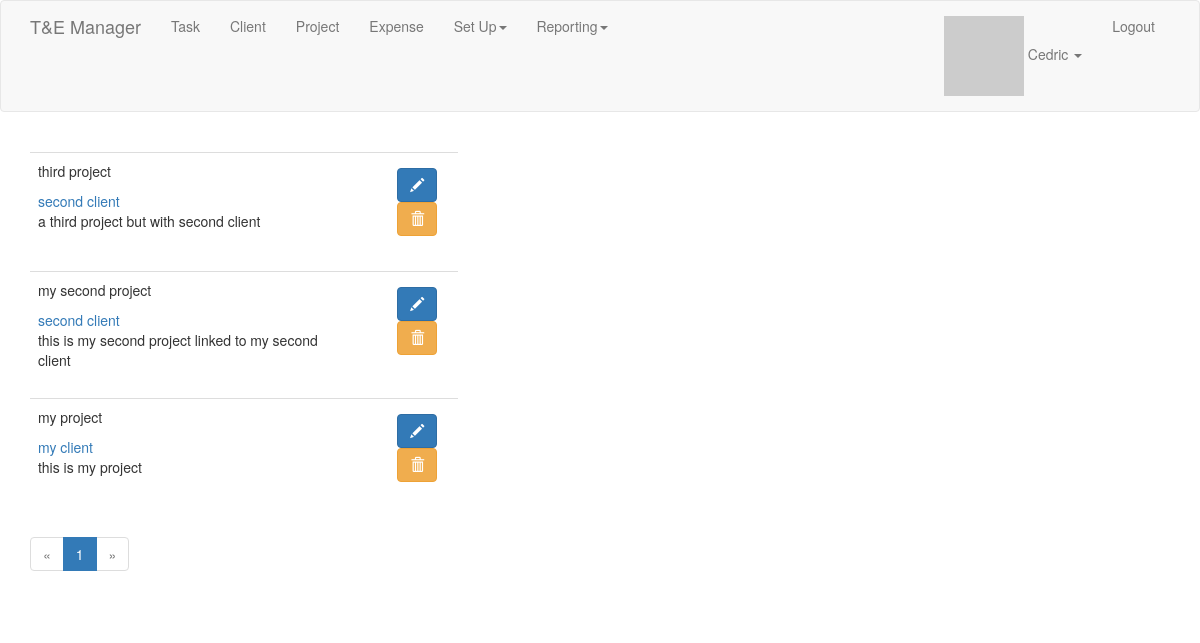
The page /list_of_projects (signed in) on the database its author committed.
### app/models.py (models this page shows, shortened)
class User(UserMixin, db.Model):
    id = db.Column(db.Integer, primary_key=True)
    username = db.Column(db.String(64), index=True, unique=True)
    email = db.Column(db.String(120), index=True, unique=True)
    password_hash = db.Column(db.String(128))
    tasks = db.relationship('Task', backref='user_task', lazy='dynamic')
    about_me = db.Column(db.String(140))
    last_seen = db.Column(db.DateTime, default=datetime.utcnow)
    followed = db.relationship(
        'User', secondary=followers,
        primaryjoin=(followers.c.follower_id == id),
        secondaryjoin=(followers.c.followed_id == id),
        backref=db.backref('followers', lazy='dynamic'), lazy='dynamic')
    clients = db.relationship('Client', backref='user_client', lazy='dynamic')
    projects = db.relationship('Project', backref='user_project', lazy='dynamic')
    role_id = db.Column(db.Integer, db.ForeignKey('role.id'))
    def avatar(self, size):
        digest = md5(self.email.lower().encode('utf-8')).hexdigest()
        return 'https://www.gravatar.com/avatar/{}?d=identicon&s={}'.format(digest, size)

class Project(db.Model):
    id = db.Column(db.Integer, primary_key=True)
    name = db.Column(db.String(64), index=True)
    description = db.Column(db.String(128))
    tasks = db.relationship('Task', backref='project_task', lazy='dynamic')
    user_id = db.Column(db.Integer, db.ForeignKey('user.id'))
    client_id = db.Column(db.Integer, db.ForeignKey('client.id'))

class Client(db.Model):
    id = db.Column(db.Integer, primary_key=True)
    name = db.Column(db.String(64), index=True)
    user_id = db.Column(db.Integer, db.ForeignKey('user.id'))
    address = db.Column(db.String(128))
    tasks = db.relationship('Task', backref='client_task', lazy='dynamic')
    projects = db.relationship('Project', backref='client_project', lazy='dynamic')

### app/projects/routes.py (the view)
@bp.route('/list_of_projects')
@login_required
def list_of_projects():
    page = request.args.get('page', 1, type=int)
    pagination = Project.query.order_by(Project.name.desc()).paginate(page, 5, False)
    projects = pagination.items
    return render_template('projects/list_of_projects.html', title='List of projects', projects=projects,
                           pagination=pagination)

### app/main/__init__.py (called while the page is built)
@bp.app_context_processor
def inject_permissions():
    return dict(Permission=Permission)

### app/main/routes.py (called while the page is built)
@bp.before_app_request
def before_request():
    if current_user.is_authenticated:
        current_user.last_seen = datetime.utcnow()
        db.session.commit()

### app/models.py (called while the page is built)
@login.user_loader
def load_user(id):
    return User.query.get(int(id))

### app/templates/projects/list_of_projects.html
{% extends "base.html" %}
{% import 'bootstrap/wtf.html' as wtf %}
{% import "_macros.html" as macros %}
{% block app_content %}
    <div class="pagination">
        {% for project in projects %}
            {% include 'projects/_project.html' %}
        {% endfor %}
    {{ macros.pagination_widget(pagination, 'projects.list_of_projects') }}
    </div>
{% endblock %}

### app/templates/base.html (shortened to what this page needs)
{% extends 'bootstrap/base.html' %}
{% block navbar %}
    <nav class="navbar navbar-default">
        <div class="container">
            <div class="navbar-header">
                {% if current_user.is_authenticated %}
                <a class="navbar-brand" href="{{ url_for('main.index') }}">T&E Manager</a>
                {% else %}
                <a class="navbar-brand" href="{{ url_for('auth.login') }}">T&E Manager</a>
                {% endif %}
            </div>
            <div class="collapse navbar-collapse" id="bs-example-navbar-collapse-1">
                <ul class="nav navbar-nav">
                    {% if current_user.is_authenticated %}
                    <li><a href="{{ url_for('tasks.add_task') }}">Task</a></li>
                    <li><a href="{{ url_for('clients.add_client') }}">Client</a></li>
                    <li><a href="{{ url_for('projects.add_project') }}">Project</a></li>
                    <li><a href="#">Expense</a></li>
                    <li class="dropdown"><a href="#" class="dropdown-toggle" data-toggle="dropdown">Set Up<b class="caret"></b></a>
                    <li class="dropdown"><a href="#" class="dropdown-toggle" data-toggle="dropdown">Reporting<b class="caret"></b></a>
                    </li>
                    {% endif %}
                </ul>
                <ul class="nav navbar-nav navbar-right">
                    {% if current_user.is_anonymous %}
                    <li><a href="{{ url_for('auth.register') }}">Register</a></li>
                    <li><a href="{{ url_for('auth.login') }}">Login</a></li>
                    {% else %}
                    <li class="dropdown"><a href="#" class="dropdown-toggle" data-toggle="dropdown"><img src="{{ current_user.avatar(size=18) }}"> {{ current_user.username }} <b class="caret"></b></a>
                    </li>
                    <li><a href="{{ url_for('auth.logout') }}">Logout</a></li>
                    {% endif %}
                </ul>
            </div>
        </div>
    </nav>
{% endblock %}
{% block content %}
    <div class="container">
        {% block app_content %}{% endblock %}
    </div>
{% endblock %}
{% block scripts %}
    <link rel="stylesheet" type="text/css" href="{{ url_for('static', filename='bootstrap-datetimepicker.min.css') }}" />
{% endblock %}

### app/templates/projects/_project.html
<table class="table table-hover">
    <tr>
        <td>
            <div class="row">
                <div class="col-md-9">
                    <p> {{ project.name }}</p>
                    <a href="{{ url_for('clients.edit_client', id=project.client_project.id) }}">{{ project.client_project.name }}</a><br>
                    {% autoescape false %}
                    {{ project.description | replace("\n", "<br/>") }}
                    {%  endautoescape %}
                </div>
                <div class="col-md-3">
                    <div class="btn pull-right">
                        <a class="btn btn-primary" href="{{ url_for('projects.edit_project', id=project.id) }}"><span class="glyphicon glyphicon-pencil"></span></a>
                        {% if current_user.is_administrator %}
                        <form method="post" action="{{ url_for('projects.delete_project', id=project.id) }}"><button type="submit" class="btn btn-warning"><span class="glyphicon glyphicon-trash"></span></button></form>
                        {% endif %}
                    </div>
                </div>
            </div>
        </td>
    </tr>
</table>

### rows shown on the page
User: username "Cedric"
Project: name "third project", client_project.name "second client", description "a third project but with second client"
Project: name "my second project", client_project.name "second client", description "this is my second project linked to my second client"
Project: name "my project", client_project.name "my client", description "this is my project"

### other values the page prints
{{ p }} "1"
